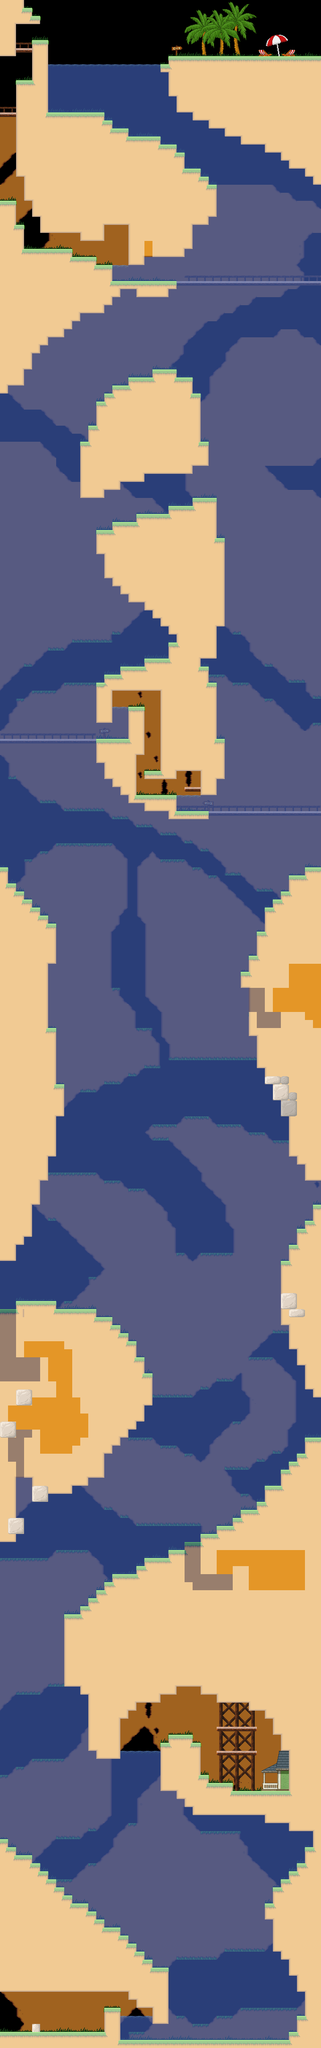

The image is a tile-based game level rendered from a .tmx file. Its description and source (layers, tilesets, objects; grid data summarised) follow:
An orthogonal 40x255 tile map with 16x16 px tiles, 13 tile layers (Back1, Grass, Back2, Back3, ...), 3 tilesets and 382 objects (6x revive, 3x secret, 2x p1, 2x tp2, p2, ...).

<map version="1.5" tiledversion="1.7.2" orientation="orthogonal" renderorder="right-down" width="40" height="255" tilewidth="16" tileheight="16" infinite="0" nextlayerid="21" nextobjectid="615">
 <properties>
  <property name="background_back" value="bg1_back" />
  <property name="background_front" value="bg1_front" />
 </properties>
 <tileset firstgid="1" name="blocks" tilewidth="16" tileheight="16" tilecount="16" columns="4">
  <image source="../blocks.png" width="64" height="64" />
  <tile id="0">
   <properties>
    <property name="block" value="" />
   </properties>
  </tile>
  <tile id="1">
   <properties>
    <property name="top_block" value="" />
   </properties>
  </tile>
  <tile id="2">
   <properties>
    <property name="slider" value="" />
   </properties>
  </tile>
  <tile id="3">
   <properties>
    <property name="top_slider" value="" />
   </properties>
  </tile>
  <tile id="4">
   <properties>
    <property name="water" value="" />
   </properties>
  </tile>
  <tile id="5">
   <properties>
    <property name="spike" value="" />
   </properties>
  </tile>
  <tile id="6">
   <properties>
    <property name="poison" value="" />
   </properties>
  </tile>
  <tile id="7">
   <properties>
    <property name="death" value="" />
   </properties>
  </tile>
  <tile id="8">
   <properties>
    <property name="block" value="" />
    <property name="climb" value="" />
   </properties>
  </tile>
 </tileset>
 <tileset firstgid="17" name="tileset" tilewidth="16" tileheight="16" spacing="2" margin="1" tilecount="784" columns="28">
  <image source="../tileset1.png" width="512" height="512" />
  <tile id="169">
   <animation>
    <frame tileid="169" duration="100" />
    <frame tileid="170" duration="100" />
    <frame tileid="171" duration="100" />
    <frame tileid="172" duration="100" />
    <frame tileid="173" duration="100" />
   </animation>
  </tile>
 </tileset>
 <tileset firstgid="801" name="objects" tilewidth="97" tileheight="49" tilecount="28" columns="0">
  <grid orientation="orthogonal" width="32" height="32" />
  <tile id="0">
   <properties>
    <property name="type" value="player" />
   </properties>
   <image width="32" height="32" source="../objects/player.png" />
  </tile>
  <tile id="1">
   <properties>
    <property name="direction" value="left" />
    <property name="group" value="" />
    <property name="speed" type="float" value="28" />
    <property name="type" value="crab" />
    <property name="watch_edge" type="bool" value="true" />
   </properties>
   <image width="32" height="17" source="../objects/crab.png" />
  </tile>
  <tile id="2">
   <properties>
    <property name="gravity" type="float" value="-700" />
    <property name="group" value="" />
    <property name="start_speed" type="float" value="420" />
    <property name="type" value="piranha" />
    <property name="wait" type="float" value="1" />
   </properties>
   <image width="22" height="30" source="../objects/piranha.png" />
  </tile>
  <tile id="3">
   <properties>
    <property name="group" value="" />
    <property name="move_type" value="fc" />
    <property name="path" value="" />
    <property name="slowing" type="bool" value="true" />
    <property name="speed" type="float" value="60" />
    <property name="start_index" type="int" value="0" />
    <property name="type" value="watermine" />
    <property name="wait_time" type="float" value="0" />
   </properties>
   <image width="32" height="32" source="../objects/watermine.png" />
  </tile>
  <tile id="4">
   <properties>
    <property name="item" value="" />
    <property name="type" value="box" />
   </properties>
   <image width="16" height="16" source="../objects/box.png" />
  </tile>
  <tile id="5">
   <properties>
    <property name="type" value="floppy" />
   </properties>
   <image width="16" height="16" source="../objects/floppy.png" />
  </tile>
  <tile id="6">
   <properties>
    <property name="type" value="lollipop" />
   </properties>
   <image width="16" height="16" source="../objects/lollipop.png" />
  </tile>
  <tile id="7">
   <properties>
    <property name="type" value="tequila" />
   </properties>
   <image width="16" height="16" source="../objects/tequila.png" />
  </tile>
  <tile id="8">
   <properties>
    <property name="group" value="" />
    <property name="move_type" value="fc" />
    <property name="offset" type="int" value="1" />
    <property name="path" value="" />
    <property name="slowing" type="bool" value="true" />
    <property name="speed" type="float" value="0" />
    <property name="sprite" value="platform1" />
    <property name="start_index" type="int" value="0" />
    <property name="type" value="platform" />
    <property name="wait_time" type="float" value="0" />
   </properties>
   <image width="31" height="8" source="../objects/platform1.png" />
  </tile>
  <tile id="9">
   <properties>
    <property name="delay" type="float" value="0.33" />
    <property name="distance" type="float" value="64" />
    <property name="group" value="" />
    <property name="type" value="coconut" />
   </properties>
   <image width="12" height="17" source="../objects/coconut.png" />
  </tile>
  <tile id="10">
   <properties>
    <property name="type" value="spike" />
   </properties>
   <image width="16" height="12" source="../objects/spike.png" />
  </tile>
  <tile id="11">
   <properties>
    <property name="type" value="falling_platform" />
   </properties>
   <image width="16" height="8" source="../objects/falling_floor1.png" />
  </tile>
  <tile id="12">
   <properties>
    <property name="direction" value="left" />
    <property name="group" value="" />
    <property name="speed" type="float" value="20" />
    <property name="type" value="hedgehog" />
    <property name="watch_edge" type="bool" value="true" />
   </properties>
   <image width="25" height="14" source="../objects/hedgehog.png" />
  </tile>
  <tile id="13">
   <properties>
    <property name="type" value="dplatform" />
   </properties>
   <image width="16" height="16" source="../objects/dplatform.png" />
  </tile>
  <tile id="14">
   <properties>
    <property name="direction" value="left" />
    <property name="forward_speed" type="float" value="100" />
    <property name="group" value="" />
    <property name="jump_speed" type="float" value="200" />
    <property name="type" value="frog" />
    <property name="wait" type="float" value="0.6" />
   </properties>
   <image width="22" height="15" source="../objects/frog.png" />
  </tile>
  <tile id="15">
   <properties>
    <property name="type" value="tram" />
   </properties>
   <image width="24" height="17" source="../objects/tram.png" />
  </tile>
  <tile id="17">
   <properties>
    <property name="jump_speed" type="float" value="600" />
    <property name="type" value="springboard" />
   </properties>
   <image width="20" height="13" source="../objects/springboard.png" />
  </tile>
  <tile id="18">
   <properties>
    <property name="move_type" value="fc" />
    <property name="path" value="" />
    <property name="slowing" type="bool" value="true" />
    <property name="speed" type="float" value="60" />
    <property name="sprite" value="movable1" />
    <property name="start" type="bool" value="false" />
    <property name="start_index" type="int" value="0" />
    <property name="type" value="movable" />
    <property name="wait_time" type="float" value="0" />
   </properties>
   <image width="49" height="16" source="../objects/movable1.png" />
  </tile>
  <tile id="19">
   <properties>
    <property name="inverse" type="bool" value="false" />
    <property name="names" value="" />
    <property name="repeat_time" type="float" value="0" />
    <property name="type" value="button" />
   </properties>
   <image width="16" height="5" source="../objects/button1.png" />
  </tile>
  <tile id="20">
   <properties>
    <property name="type" value="oxygen" />
   </properties>
   <image width="32" height="32" source="../objects/oxygen.png" />
  </tile>
  <tile id="21">
   <properties>
    <property name="left" type="bool" value="false" />
    <property name="type" value="exit" />
   </properties>
   <image width="16" height="16" source="../objects/exit.png" />
  </tile>
  <tile id="22">
   <properties>
    <property name="cutscene" type="bool" value="false" />
    <property name="once" type="bool" value="false" />
    <property name="path" value="" />
    <property name="type" value="action" />
   </properties>
   <image width="16" height="16" source="../objects/action.png" />
  </tile>
  <tile id="23">
   <properties>
    <property name="names" value="" />
    <property name="type" value="kill_switch" />
   </properties>
   <image width="16" height="16" source="../objects/kill_switch.png" />
  </tile>
  <tile id="24">
   <properties>
    <property name="bottom" value="" />
    <property name="fade" type="bool" value="false" />
    <property name="left" value="" />
    <property name="right" value="" />
    <property name="top" value="" />
    <property name="type" value="camera_limit_trigger" />
   </properties>
   <image width="16" height="16" source="../objects/camera_limit_trigger.png" />
  </tile>
  <tile id="25">
   <properties>
    <property name="type" value="revive" />
   </properties>
   <image width="16" height="16" source="../objects/revive.png" />
  </tile>
  <tile id="26">
   <properties>
    <property name="type" value="target" />
   </properties>
   <image width="16" height="16" source="../objects/target.png" />
  </tile>
  <tile id="27">
   <properties>
    <property name="direction" value="left" />
    <property name="group" value="" />
    <property name="move_type" value="fc" />
    <property name="path" value="" />
    <property name="slowing" type="bool" value="true" />
    <property name="speed" type="float" value="60" />
    <property name="start_index" type="int" value="0" />
    <property name="type" value="purple_piranha" />
    <property name="wait_time" type="float" value="0" />
   </properties>
   <image width="32" height="32" source="../objects/purple_piranha.png" />
  </tile>
  <tile id="28">
   <properties>
    <property name="move_type" value="fc" />
    <property name="path" value="" />
    <property name="slowing" type="bool" value="true" />
    <property name="speed" type="float" value="60" />
    <property name="sprite" value="movable1_vertical" />
    <property name="start" type="bool" value="false" />
    <property name="start_index" type="int" value="0" />
    <property name="type" value="movable" />
    <property name="wait_time" type="float" value="0" />
   </properties>
   <image width="17" height="49" source="../objects/movable1_vertical.png" />
  </tile>
 </tileset>
 <layer id="2" name="Back1" width="40" height="255">
  <data>[10200 cells, 6471 non-empty, 35 distinct tile ids]</data>
 </layer>
 <layer id="13" name="Grass" width="40" height="255">
  <data>[10200 cells, 325 non-empty, 2 distinct tile ids]</data>
 </layer>
 <layer id="12" name="Back2" width="40" height="255">
  <data>[10200 cells, 102 non-empty, 31 distinct tile ids]</data>
 </layer>
 <layer id="19" name="Back3" width="40" height="255">
  <data>[10200 cells, 53 non-empty, 21 distinct tile ids]</data>
 </layer>
 <objectgroup id="4" name="Objects">
  <properties>
   <property name="neighbour" value="right" />
   <property name="speed" type="float" value="3" />
  </properties>
  <object id="215" gid="801" x="0" y="4032" width="32" height="32" />
  <object id="216" gid="802" x="112" y="4048" width="32" height="17" />
  <object id="217" gid="811" x="176" y="4048" width="16" height="12" />
  <object id="218" gid="811" x="192" y="4048" width="16" height="12" />
  <object id="219" gid="811" x="160" y="4048" width="16" height="12" />
  <object id="220" gid="812" x="160" y="4032" width="16" height="8" />
  <object id="221" gid="812" x="176" y="4032" width="16" height="8" />
  <object id="222" gid="812" x="192" y="4032" width="16" height="8" />
  <object id="223" gid="802" x="464" y="3488" width="32" height="17" />
  <object id="224" gid="802" x="464" y="3440" width="32" height="17" />
  <object id="225" gid="807" x="528" y="3456" width="16" height="16" />
  <object id="226" gid="807" x="528" y="3472" width="16" height="16" />
  <object id="227" gid="807" x="528" y="3488" width="16" height="16" />
  <object id="228" gid="807" x="528" y="3504" width="16" height="16" />
  <object id="229" gid="807" x="512" y="3472" width="16" height="16" />
  <object id="230" gid="807" x="512" y="3488" width="16" height="16" />
  <object id="231" gid="807" x="352" y="3440" width="16" height="16" />
  <object id="232" gid="807" x="352" y="3408" width="16" height="16" />
  <object id="233" gid="807" x="400" y="3424" width="16" height="16" />
  <object id="234" gid="807" x="416" y="3472" width="16" height="16" />
  <object id="235" gid="811" x="400" y="3536" width="16" height="12" />
  <object id="236" gid="811" x="416" y="3552" width="16" height="12" />
  <object id="237" gid="808" x="480" y="3568" width="16" height="16" />
  <object id="238" gid="808" x="448" y="3552" width="16" height="16" />
  <object id="239" gid="821" x="352" y="4080" width="32" height="32" />
  <object id="240" gid="821" x="528" y="4000" width="32" height="32" />
  <object id="241" gid="821" x="384" y="3904" width="32" height="32" />
  <object id="242" gid="821" x="480" y="3808" width="32" height="32" />
  <object id="243" gid="821" x="544" y="3680" width="32" height="32" />
  <object id="244" gid="821" x="400" y="3664" width="32" height="32" />
  <object id="245" gid="821" x="288" y="3632" width="32" height="32" />
  <object id="246" gid="821" x="16" y="3632" width="32" height="32" />
  <object id="247" gid="821" x="208" y="3776" width="32" height="32" />
  <object id="248" gid="821" x="112" y="3520" width="32" height="32" />
  <object id="249" gid="821" x="16" y="3392" width="32" height="32" />
  <object id="250" gid="821" x="80" y="3264" width="32" height="32" />
  <object id="251" gid="821" x="80" y="3264" width="32" height="32" />
  <object id="252" gid="821" x="32" y="2976" width="32" height="32" />
  <object id="253" gid="821" x="336" y="3088" width="32" height="32" />
  <object id="254" gid="821" x="240" y="2928" width="32" height="32" />
  <object id="255" gid="821" x="544" y="2896" width="32" height="32" />
  <object id="256" gid="821" x="544" y="2704" width="32" height="32" />
  <object id="257" gid="821" x="288" y="2688" width="32" height="32" />
  <object id="258" gid="821" x="64" y="2560" width="32" height="32" />
  <object id="259" gid="821" x="128" y="2368" width="32" height="32" />
  <object id="260" gid="821" x="560" y="2400" width="32" height="32" />
  <object id="261" gid="821" x="361.036" y="2306.98" width="32" height="32" rotation="33.03" />
  </objectgroup>
 <layer id="6" name="Ground" width="40" height="255">
  <data>[10200 cells, 3498 non-empty, 34 distinct tile ids]</data>
 </layer>
 <layer id="10" name="Water" width="40" height="255">
  <data>[10200 cells, 6052 non-empty, 2 distinct tile ids]</data>
 </layer>
 <layer id="5" name="Secret" width="40" height="255">
  <properties>
   <property name="secret" value="" />
  </properties>
  <data>[10200 cells, 438 non-empty, 9 distinct tile ids]</data>
 </layer>
 <layer id="11" name="Front1" width="40" height="255">
  <data>[10200 cells, 44 non-empty, 38 distinct tile ids]</data>
 </layer>
 <layer id="7" name="Front2" width="40" height="255">
  <data>[10200 cells, 25 non-empty, 25 distinct tile ids]</data>
 </layer>
 <layer id="3" name="Front3" width="40" height="255">
  <data>[10200 cells, 98 non-empty, 48 distinct tile ids]</data>
 </layer>
 <layer id="20" name="Front4" width="40" height="255">
  <data>[10200 cells, 33 non-empty, 19 distinct tile ids]</data>
 </layer>
 <layer id="14" name="Manual Blocks" width="40" height="255">
  <properties>
   <property name="block" value="" />
  </properties>
  <data>[10200 cells, 65 non-empty, 2 distinct tile ids]</data>
 </layer>
 <layer id="8" name="Blocks" width="40" height="255">
  <properties>
   <property name="block" value="" />
  </properties>
  <data>[10200 cells, 9394 non-empty, 2 distinct tile ids]</data>
 </layer>
</map>
<!-- 335 of 382 objects omitted -->
